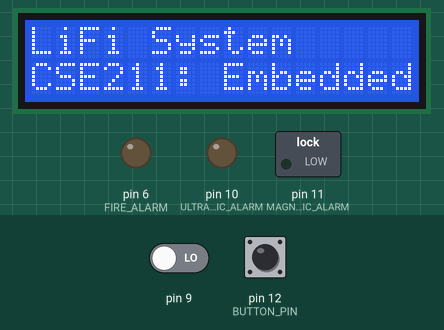
Recording of a sketch running on a simulated Arduino Uno, built with avr-gcc and run on an emulated ATmega328P. Parts: 16×2 character LCD, switched loads named in the sketch (green lamp = pin HIGH), output pins drawn as LEDs (lit = HIGH). Inputs (shaded band) come from the test bench; at power-on: pin 12 (BUTTON_PIN) HIGH, pin 9 LOW.

Above: at 1.2 s.
1.3 s: pin 12 (BUTTON_PIN) pulled LOW for 1 s
At 6.3 s:
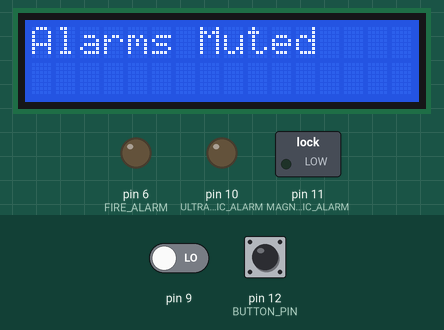
Timing chart, 0 to 7.8 s (numbered marks = the images above; inputs shaded):
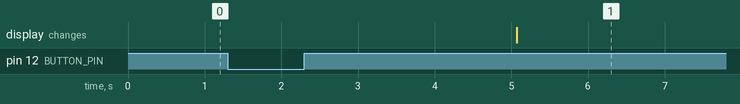

Measured:
- after the input at 1.3 s, the display: changes after 3.8 s (image 1)

The sketch:

lifi-receiver.ino
```cpp
#include <LiquidCrystal.h>

#define FIRE_ALARM 6
#define ULTRASONIC_ALARM 10
#define MAGNETIC_ALARM 11
#define BUTTON_PIN 12

LiquidCrystal lcd(8, 7, 5, 4, 3, 2);
int buttonVal;
unsigned long duration;
unsigned long buttonPressedTime = 0; // Variable to store the time when the button was pressed
bool buttonPressed = false; // Flag to indicate if the button is pressed
bool muteTriggered = false; // Flag to indicate if mute function has been triggered

// Enum to represent the state of each alarm
enum AlarmState {
  IDLE,
  TRIGGERED,
};

// State variables for each alarm
AlarmState fireAlarmState = IDLE;
AlarmState ultrasonicAlarmState = IDLE;
AlarmState magneticAlarmState = IDLE;

void fire_alarm() {
  if (fireAlarmState == TRIGGERED) {
    lcd.clear();
    lcd.print("Fire Detected");
    analogWrite(FIRE_ALARM, 1000);  // Beep the buzzer with changing frequency
  }
}

void ultrasonic_alarm() {
  if (ultrasonicAlarmState == TRIGGERED) {
    lcd.clear();
    lcd.print("Sonic Detected");
    analogWrite(ULTRASONIC_ALARM, 1000);  // Beep the buzzer with changing frequency
  }
}

void magnetic_alarm() {
  if (magneticAlarmState == TRIGGERED) {
    lcd.clear();
    lcd.print("Magnet Detected");
    analogWrite(MAGNETIC_ALARM, 1000);  // Beep the buzzer with changing frequency
  }
}

void mute() {
  lcd.clear();
  lcd.print("Alarms Muted");
  muteTriggered = true; // Set the mute triggered flag
  // Reset all alarms to IDLE
  fireAlarmState = IDLE;
  ultrasonicAlarmState = IDLE;
  magneticAlarmState = IDLE;

  // Turn off all buzzers
  noTone(FIRE_ALARM);
  noTone(ULTRASONIC_ALARM);
  noTone(MAGNETIC_ALARM);
}

void setup() {
  pinMode(9, INPUT);
  pinMode(FIRE_ALARM, OUTPUT);
  pinMode(MAGNETIC_ALARM, OUTPUT);
  pinMode(ULTRASONIC_ALARM, OUTPUT);
  pinMode(BUTTON_PIN, INPUT_PULLUP);
  lcd.begin(16, 2);
  Serial.begin(9600);
  lcd.print("LiFi System");
  lcd.setCursor(0, 1);
  lcd.print("CSE211: Embedded");
}

void loop() {
  duration = pulseIn(9, HIGH);
  buttonVal = digitalRead(BUTTON_PIN);

  if (duration > 15000 && duration < 30000) {
    fireAlarmState = TRIGGERED;
  }
  else if (duration > 35000 && duration < 50000) {
    ultrasonicAlarmState = TRIGGERED;
  }
  else if (duration > 75000 && duration < 90000) {
    magneticAlarmState = TRIGGERED;
  }

  if (buttonVal == LOW && !buttonPressed) {
    buttonPressedTime = millis(); // Record the time when the button was pressed
    buttonPressed = true; // Set the button pressed flag
  }

  // Check if 3 seconds have passed since the button was pressed
  if (buttonPressed && millis() - buttonPressedTime >= 3000) {
    mute();
  }

  // Call alarm functions in a non-blocking way (with 25ms short delay)
  fire_alarm();
  ultrasonic_alarm();
  magnetic_alarm();

  // Reset button pressed flag and mute triggered flag after mute function is called
  if (muteTriggered) {
    buttonPressed = false;
    muteTriggered = false;
  }
}
```
